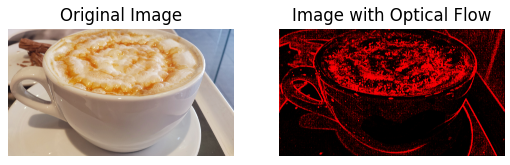
#> input picture assets/original_vs_optical_flow.png, 510 x 165 px, given in place of the camera
$ python DV__image_manipulation.py   (older library calls are emulated)
#> lines starting #> are read from the running program, lines starting #| are printed output that depends on the picture; after the words box and inside, x2 and y2 are one past the last pixel; in counts of white or black regions, pixels touching at a corner belong together; pictures that were not available may be replaced by others from this repository, and a replacement may not be noted
import numpy as np
import math
import cv2
from matplotlib import pyplot as plt

# Capture video using the webcam
cap = cv2.VideoCapture(0)

while(True):
    ret, frame = cap.read()
#> frame is the input picture: shape (165, 510, 3); mean B, G, R 124.2, 131.1, 158
    img = cv2.flip(frame, 1)
    img = cv2.flip(img, 0)
    cv2.imshow('Video Capture', img)
    if cv2.waitKey(1) & 0xFF == ord('q'):
#> (key q is pressed here)
            break

cap.release()
cv2.destroyAllWindows()


# Set the codec for the video file and save it accordingly
fileName = 'output.avi'
imgSize = (640,480)
frame_per_second = 30.0
writer = cv2.VideoWriter(fileName, cv2.VideoWriter_fourcc(*'MJPG'), frame_per_second, imgSize)

cap = cv2.VideoCapture(0)
while(cap.isOpened()):
    ret, frame = cap.read()
    if ret == True:
        writer.write(frame)
        cv2.imshow('Video Capture', frame)
        if cv2.waitKey(1) & 0xFF == ord('q'):
#> (key q is pressed here)
            break
    else:
        break

cap.release()
writer.release()
cv2.destroyAllWindows()


# Load the created file and play the video accordingly
fileName = 'output.avi'

cap = cv2.VideoCapture(fileName)
while(cap.isOpened()):
    ret, frame = cap.read()
    if ret == True:
        cv2.imshow('frame', frame)
        if cv2.waitKey(1) & 0xFF == ord('q'):
#> (key q is pressed here)
            break
    else:
        break
cap.release()
cv2.destroyAllWindows()


# Change the size of the window
scaling_factorx=0.5
scaling_factory=0.5

cap = cv2.VideoCapture(0)
while(True):
    ret, frame = cap.read()
    frame = cv2.resize(frame, None, fx=scaling_factorx, fy=scaling_factory, interpolation=cv2.INTER_AREA)
#> frame: shape (82, 255, 3)
    img = frame
    cv2.imshow('Smaller Window', img)
    if cv2.waitKey(1) & 0xFF == ord('q'):
#> (key q is pressed here)
        break

cap.release()
cv2.destroyAllWindows()


# Change color of the frames
cap = cv2.VideoCapture(0)
while(True):
    ret, frame = cap.read()
    img = cv2.cvtColor(frame, cv2.COLOR_BGR2GRAY)
#> img: shape (165, 510)
    cv2.imshow('Gray', img)
    if cv2.waitKey(1) & 0xFF == ord('q'):
#> (key q is pressed here)
        break

cap.release()
cv2.destroyAllWindows()


# Enhance the contrast
def equalizeHistColor(frame):
    img = cv2.cvtColor(frame, cv2.COLOR_RGB2HSV)
#> img: shape (165, 510, 3); mean H, S, V 71.3, 103.2, 159.2
    img[:,:,2] = cv2.equalizeHist(img[:,:,2])
#> img: shape (165, 510, 3); mean H, S, V 71.3, 103.2, 135.3
    return cv2.cvtColor(img, cv2.COLOR_HSV2RGB)

cap = cv2.VideoCapture(0)
while(True):
    ret, frame = cap.read()
    img = equalizeHistColor(frame)
    cv2.imshow('Histogram Equalization', img)
    if cv2.waitKey(1) & 0xFF == ord('q'):
#> (key q is pressed here)
        break

cap.release()
cv2.destroyAllWindows()


# Warp the image
def WarpImage(frame):
    ax, bx = 10.0, 100
    ay, by = 20.0, 120
    img = np.zeros(frame.shape, dtype=frame.dtype)
    rows, cols = img.shape[:2]
#> rows = 82; cols = 255
    for i in range(rows):
        for j in range(cols):
            offset_x = int(ax*math.sin(2*math.pi*i/bx))
            offset_y = int(ay*math.cos(2*math.pi*j/by))
            if i+offset_y < rows and j+offset_x < cols:
                img[i, j] = frame[(i + offset_y) % rows, (j+offset_x) %cols]
            else:
                img[i, j]=0
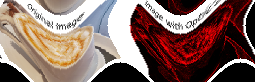
#> img: shape (82, 255, 3); mean B, G, R 102.2, 109.1, 135.8
    return img

def equalizeHistColor(frame):
    img = cv2.cvtColor(frame, cv2.COLOR_RGB2HSV)
#> img: shape (82, 255, 3); mean H, S, V 71.2, 102.5, 137.1
    img[:, :, 2] = cv2.equalizeHist(img[:,:,2])
#> img: shape (82, 255, 3); mean H, S, V 71.2, 102.5, 118.4
    return cv2.cvtColor(img, cv2.COLOR_HSV2RGB)
#> returned value: shape (82, 255, 3)

cap = cv2.VideoCapture(0)

while(cap.isOpened()):
    ret, frame = cap.read()
    frame = cv2.resize(frame, None, fx=0.5, fy=0.5, interpolation=cv2.INTER_AREA)
    if ret == 1:
        img = equalizeHistColor(WarpImage(frame))
    else:
        img = equalizeHistColor(frame)

    cv2.imshow('Warped', img)
    if cv2.waitKey(1) & 0xFF == ord('q'):
#> (key q is pressed here)
        break

cap.release()
cv2.destroyAllWindows()


# Create an aura near the head as an optical flow
cap = cv2.VideoCapture(0)
ret, frame1 = cap.read()

prvs = cv2.cvtColor(frame1, cv2.COLOR_BGR2GRAY)
hsv = np.zeros_like(frame1)
hsv[...,1] = 255
while(1):
    ret, frame2 = cap.read()
    next = cv2.cvtColor(frame2, cv2.COLOR_BGR2GRAY)
    flow = cv2.calcOpticalFlowFarneback(prvs, next, None, 0.5, 3, 15, 3, 5, 1.2, 0)
    mag, ang = cv2.cartToPolar(flow[...,0], flow[...,1])
    hsv[...,0] = ang*180/np.pi/2
    hsv[...,2] = cv2.normalize(mag, None,0,255,cv2.NORM_MINMAX)
    bgr = cv2.cvtColor(hsv, cv2.COLOR_HSV2BGR)
    prvs = next
    cv2.imshow('Optical Flow', bgr)
    if cv2.waitKey(2) & 0xFF == ord('q'):
#> (key q is pressed here)
        break

cap.release()
cv2.destroyAllWindows()


# Transform the captured image using the edge detection technique
img = cv2.imread('/assets/20160505_142020.jpg', 0)
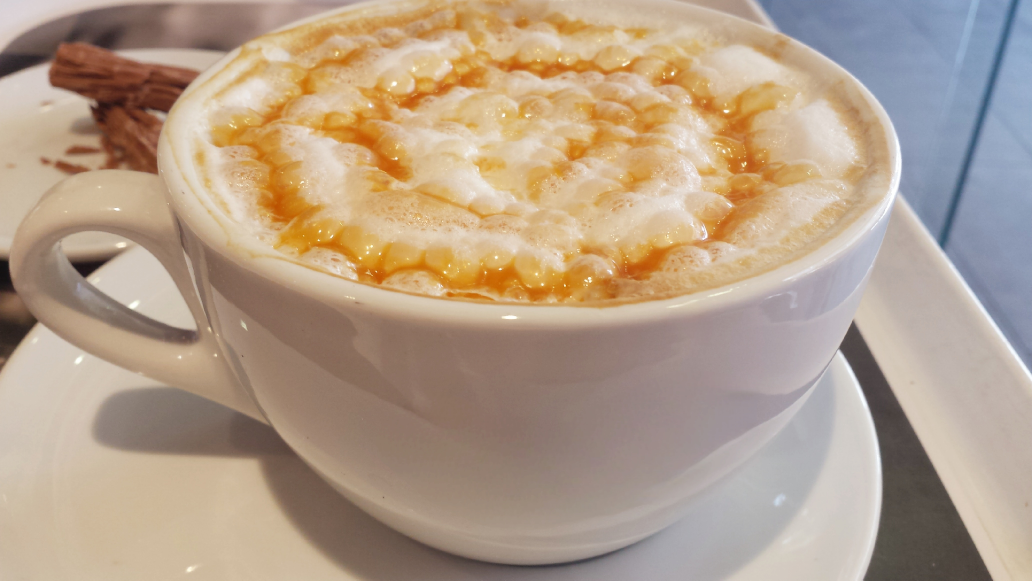
#> input picture assets/20160505_142020.jpg, 4128 x 2322 px, found by its file name (shown at 1/4 size)
#> img: shape (2322, 4128); min 15, max 255, mean 161.8
edges = cv2.Canny(img, 20, 60, 1)
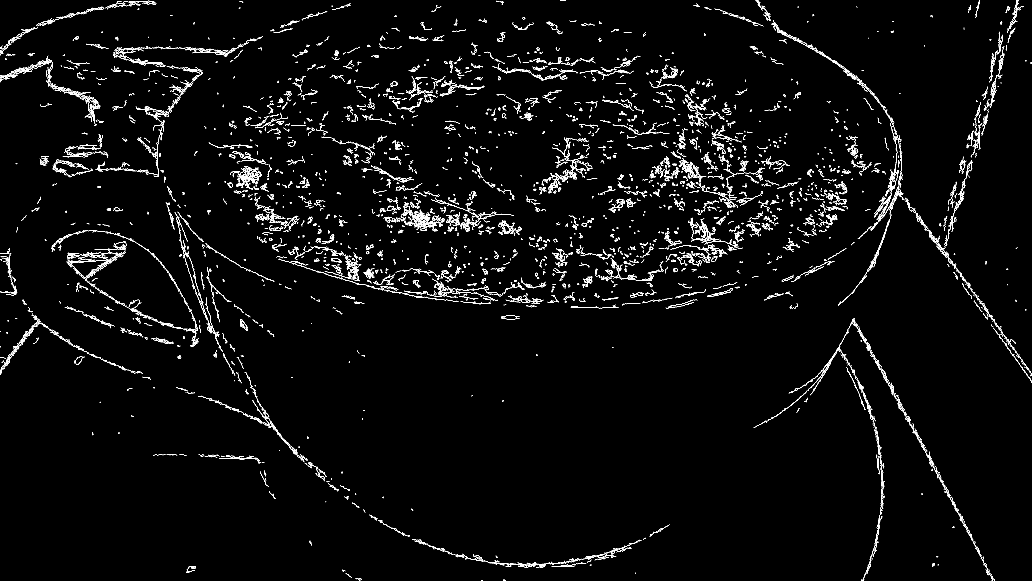
#> edges: shape (2322, 4128) (shown at 1/4 size); 1.7% white in thin lines or dots
plt.subplot(121), plt.imshow(img, cmap='gray')
plt.title('Original Image'), plt.xticks([]), plt.yticks([])
plt.subplot(122), plt.imshow(edges, cmap='gray')
plt.title('Edge Image'), plt.xticks([]), plt.yticks([])
plt.show()


# Other edge detection techniques such as Laplacian and Sobel
kernelSize = 11
# Parameters
parameter1 = 20
parameter2 = 60
intApertureSize = 1

# Laplacian
cap = cv2.VideoCapture(0)
while (True):
    ret, frame = cap.read()
    frame = cv2.Laplacian(frame, cv2.CV_64F)
#> frame: shape (165, 510, 3) float64
    cv2.imshow('Laplacian', frame)
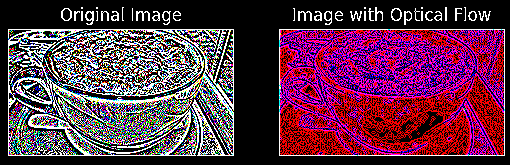
#> window 'Laplacian': shape (165, 510, 3); mean B, G, R 72.3, 47, 94
    if cv2.waitKey(1) & 0xFF == ord('q'):
#> (key q is pressed here)
        break
cap.release()
cv2.destroyAllWindows()

# Canny
cap = cv2.VideoCapture(0)
while (True):
    ret, frame = cap.read()
    frame = cv2.Canny(frame,parameter1,parameter2,intApertureSize)
#> frame: shape (165, 510); 20% white in thin lines or dots, all inside (x1, y1, x2, y2) = (7, 7, 505, 157)
    cv2.imshow('Canny', frame)
    if cv2.waitKey(1) & 0xFF == ord('q'):
#> (key q is pressed here)
        break
cap.release()
cv2.destroyAllWindows()

#Sobel - X
cap = cv2.VideoCapture(0)
while (True):
    ret, frame = cap.read()
    frame = cv2.Sobel(frame,cv2.CV_64F,1,0, ksize=kernelSize)
#> frame: shape (165, 510, 3) float64
    cv2.imshow('Sobel - X',frame)
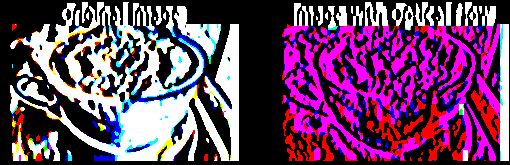
#> window 'Sobel - X': shape (165, 510, 3); mean B, G, R 103.9, 65.8, 108.1
    if cv2.waitKey(1) & 0xFF == ord('q'):
#> (key q is pressed here)
        break
cap.release()
cv2.destroyAllWindows()

# Sobel - Y
cap = cv2.VideoCapture(0)
while (True):
    ret, frame = cap.read()
    frame = cv2.Sobel(frame,cv2.CV_64F,0,1, ksize=kernelSize)
    cv2.imshow('Sobel - Y',frame)
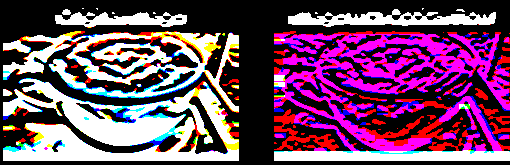
#> window 'Sobel - Y': shape (165, 510, 3); mean B, G, R 102.1, 69.8, 111.8
    if cv2.waitKey(1) & 0xFF == ord('q'):
#> (key q is pressed here)
        break
cap.release()
cv2.destroyAllWindows()

# Gaussian blur
cap = cv2.VideoCapture(0)
while (True):
    ret, frame = cap.read()
    frame = cv2.GaussianBlur(frame, (kernelSize,kernelSize), 0, 0)
    cv2.imshow('Gaussian',frame)
    if cv2.waitKey(1) & 0xFF == ord('q'):
#> (key q is pressed here)
        break
cap.release()
cv2.destroyAllWindows()

# Median blur
cap = cv2.VideoCapture(0)
while (True):
    ret, frame = cap.read()
    frame = cv2.medianBlur(frame, kernelSize)
    cv2.imshow('Median Blur',frame)
    if cv2.waitKey(1) & 0xFF == ord('q'):
#> (key q is pressed here)
        break
cap.release()
cv2.destroyAllWindows()

# Blur
cap = cv2.VideoCapture(0)
while (True):
    ret, frame = cap.read()
    frame = cv2.blur(frame,(kernelSize,kernelSize))
    cv2.imshow('Blur',frame)
    if cv2.waitKey(1) & 0xFF == ord('q'):
#> (key q is pressed here)
        break
cap.release()
cv2.destroyAllWindows()


# Use edge detection as a mask and superimpose the image with cv2.bitwise_and() function
kernelSize = 21
# Edge Detection Parameter
parameter1 = 10
parameter2 = 40
intApertureSize = 1

cap = cv2.VideoCapture(0)
while (True):
    ret, frame1 = cap.read()
    frame = cv2.GaussianBlur(frame1, (kernelSize, kernelSize), 0, 0)
    edge = cv2.Canny(frame, parameter1, parameter2, intApertureSize)
#> edge: shape (165, 510); 7.6% white in thin lines or dots
    frame = cv2.bitwise_and(frame1, frame1, mask=edge)
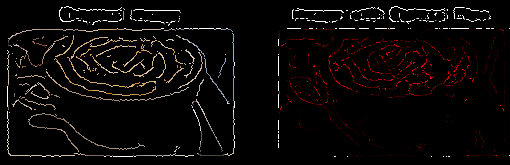
#> frame: shape (165, 510, 3); mean B, G, R 7.2, 8, 10.7
    # Display results
    cv2.imshow('Super Impose', frame)
    if cv2.waitKey(1) & 0xFF == ord('q'):
#> (key q is pressed here)
        break
cap.release()
cv2.destroyAllWindows()
